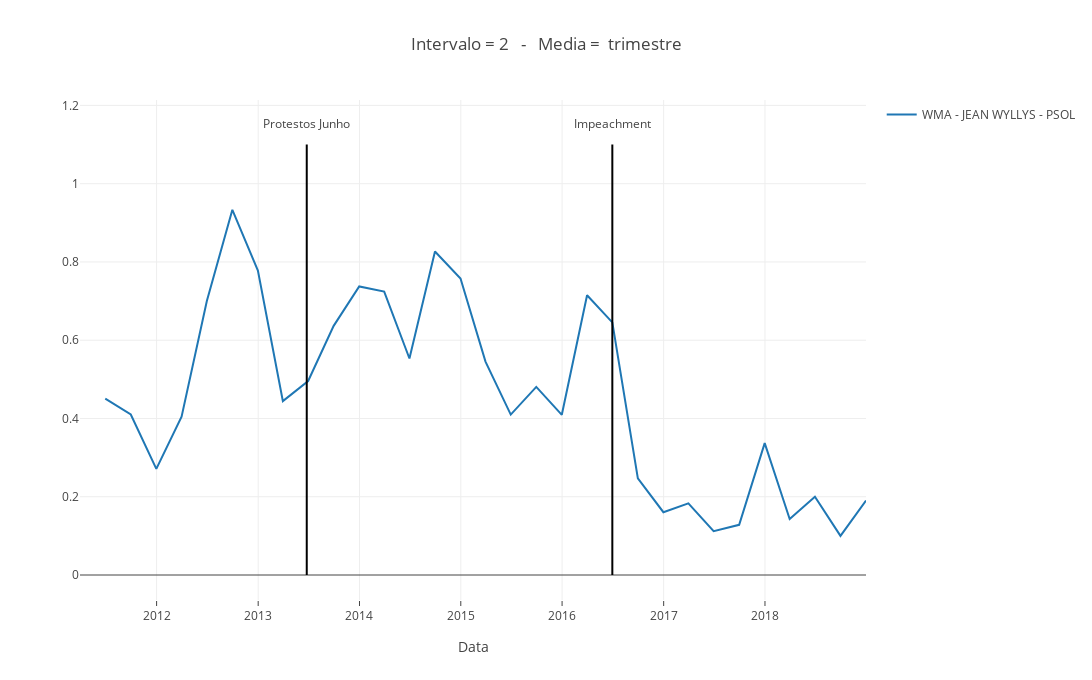

The code cell stored with this chart in its notebook:
### Code cell
data=[]
for moving in movings_list:
    
    if deputado == 'Congresso':
        trace = go.Scatter(
                            x = xxx,
                            y = movings[moving],
                            mode = "lines",
                            name = "%s - Congresso"%moving.upper(),
        #                     marker = dict(color = 'red'),
        #                     text= df.university_name
                            )

        data.append(trace)
        
        
    else:
        trace = go.Scatter(
                            x = xxx,
                            y = movings[moving],
                            mode = "lines",
                            name = "%s - %s - %s" %(moving.upper(),deputado,partidos[len(partidos)-1]),
        #                     marker = dict(color = 'red'),
        #                     text= df.university_name
                            )

        data.append(trace)

layout = dict(title = 'Intervalo = %i   -   Media =  %s' %(n,intervalo),
              xaxis= dict(title= 'Data',ticklen= 5,zeroline= False,
                         range = [min(xxx),max(xxx)]
                         ),
              width=800*1.73,
              height=400*1.7,
             )

fig = dict(data = data + acontecimentos(), layout = layout)
plotly.offline.plot(fig)
iplot(fig)

### Figure 1 — Plotly figure (JSON) as saved in the notebook; plotly's stock layout.template omitted (floating-point values rounded to 4 significant figures)
{"data": [{"mode": "lines", "name": "WMA - JEAN WYLLYS - PSOL", "type": "scatter", "uid": "d7343001-1a00-493c-b217-5ab09ea9221b", "x": ["2011-03-31", "2011-06-30", "2011-09-30", "2011-12-31", "2012-03-31", "2012-06-30", "2012-09-30", "2012-12-31", "2013-03-31", "2013-06-30", "2013-09-30", "2013-12-31", "2014-03-31", "2014-06-30", "2014-09-30", "2014-12-31", "2015-03-31", "2015-06-30", "2015-09-30", "2015-12-31", "2016-03-31", "2016-06-30", "2016-09-30", "2016-12-31", "2017-03-31", "2017-06-30", "2017-09-30", "2017-12-31", "2018-03-31", "2018-06-30", "2018-09-30", "2018-12-31"], "y": [null, 0.4505, 0.4103, 0.2711, 0.4048, 0.7, 0.9333, 0.7778, 0.4444, 0.4957, 0.6368, 0.7374, 0.7242, 0.5533, 0.8267, 0.7576, 0.5455, 0.4099, 0.4806, 0.4094, 0.7149, 0.6457, 0.2469, 0.1605, 0.1829, 0.1119, 0.1282, 0.337, 0.1429, 0.2, 0.1, 0.1905]}, {"mode": "text", "showlegend": false, "text": ["Mensalão"], "type": "scatter", "uid": "b38ffccd-7015-486c-89eb-e33ce6adcbb6", "x": ["2005-06-29"], "y": [1.15]}, {"marker": {"color": "black"}, "mode": "lines", "showlegend": false, "type": "scatter", "uid": "069a257d-a211-4193-9c6a-0e6773eb8096", "x": ["2005-06-29", "2005-06-29"], "y": [0, 1.1]}, {"mode": "text", "showlegend": false, "text": ["Crise Imobiliaria"], "type": "scatter", "uid": "cc66e266-68ab-4766-a2ee-947e2fa1f37c", "x": ["2008-09-02"], "y": [1.15]}, {"marker": {"color": "black"}, "mode": "lines", "showlegend": false, "type": "scatter", "uid": "391d06e1-0bde-4dd9-847a-1ca700d1daa7", "x": ["2008-09-02", "2008-09-02"], "y": [0, 1.1]}, {"mode": "text", "showlegend": false, "text": ["Protestos Junho"], "type": "scatter", "uid": "f62a271d-230f-4565-b95f-8a477f8b0cef", "x": ["2013-06-25"], "y": [1.15]}, {"marker": {"color": "black"}, "mode": "lines", "showlegend": false, "type": "scatter", "uid": "c03aae42-b54a-4106-82ce-ff7e8bd426b3", "x": ["2013-06-25", "2013-06-25"], "y": [0, 1.1]}, {"mode": "text", "showlegend": false, "text": ["Impeachment"], "type": "scatter", "uid": "449c807a-e9a3-4795-8aed-19b70bf44ae5", "x": ["2016-06-30"], "y": [1.15]}, {"marker": {"color": "black"}, "mode": "lines", "showlegend": false, "type": "scatter", "uid": "46970fcc-9e05-4035-a3ea-bea666271165", "x": ["2016-06-30", "2016-06-30"], "y": [0, 1.1]}], "layout": {"height": 680, "title": {"text": "Intervalo = 2   -   Media =  trimestre"}, "width": 1384, "xaxis": {"range": ["2011-03-31", "2018-12-31"], "ticklen": 5, "title": {"text": "Data"}, "type": "date", "zeroline": false}, "yaxis": {"autorange": true, "range": [-0.06389, 1.214], "type": "linear"}}}
